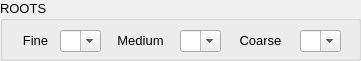
     <widget class="QGroupBox" name="groupBox_26">
      <property name="geometry">
       <rect>
        <x>220</x>
        <y>260</y>
        <width>361</width>
        <height>61</height>
       </rect>
      </property>
      <property name="font">
       <font>
        <pointsize>10</pointsize>
       </font>
      </property>
      <property name="title">
       <string>ROOTS</string>
      </property>
      <widget class="QComboBox" name="Root_Coarse_CB_Hor_3">
       <property name="geometry">
        <rect>
         <x>300</x>
         <y>30</y>
         <width>41</width>
         <height>22</height>
        </rect>
       </property>
       <property name="editable">
        <bool>true</bool>
       </property>
      </widget>
      <widget class="QLabel" name="label_324">
       <property name="geometry">
        <rect>
         <x>230</x>
         <y>30</y>
         <width>61</width>
         <height>21</height>
        </rect>
       </property>
       <property name="font">
        <font>
         <pointsize>10</pointsize>
        </font>
       </property>
       <property name="text">
        <string>Coarse</string>
       </property>
       <property name="alignment">
        <set>Qt::AlignCenter</set>
       </property>
      </widget>
      <widget class="QLabel" name="label_325">
       <property name="geometry">
        <rect>
         <x>10</x>
         <y>30</y>
         <width>51</width>
         <height>21</height>
        </rect>
       </property>
       <property name="font">
        <font>
         <pointsize>10</pointsize>
        </font>
       </property>
       <property name="text">
        <string>Fine</string>
       </property>
       <property name="alignment">
        <set>Qt::AlignCenter</set>
       </property>
      </widget>
      <widget class="QComboBox" name="Root_Fine_CB_Hor_3">
       <property name="geometry">
        <rect>
         <x>60</x>
         <y>30</y>
         <width>41</width>
         <height>22</height>
        </rect>
       </property>
       <property name="editable">
        <bool>true</bool>
       </property>
      </widget>
      <widget class="QLabel" name="label_326">
       <property name="geometry">
        <rect>
         <x>110</x>
         <y>30</y>
         <width>61</width>
         <height>20</height>
        </rect>
       </property>
       <property name="font">
        <font>
         <pointsize>10</pointsize>
        </font>
       </property>
       <property name="text">
        <string>Medium</string>
       </property>
       <property name="alignment">
        <set>Qt::AlignCenter</set>
       </property>
      </widget>
      <widget class="QComboBox" name="Root_Medium_CB_Hor_3">
       <property name="geometry">
        <rect>
         <x>180</x>
         <y>30</y>
         <width>41</width>
         <height>22</height>
        </rect>
       </property>
       <property name="editable">
        <bool>true</bool>
       </property>
      </widget>
     </widget>
